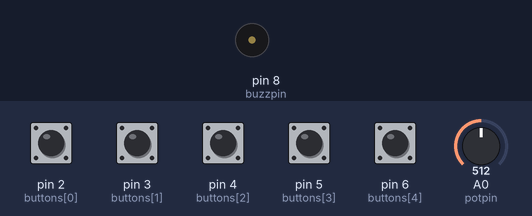
Bench run of a sketch on a simulated Arduino Uno, built with avr-gcc and run on an emulated ATmega328P. Shown: buzzer (waves = sounding). The inputs (shaded band) are chosen by the test bench; at power-on: pin 2 (buttons[0]), pin 3 (buttons[1]), pin 4 (buttons[2]), pin 5 (buttons[3]), pin 6 (buttons[4]) LOW, A0 (potpin) = 512.

Above: at 1.2 s.
1.3 s: pin 2 (buttons[0]) pulled HIGH for 0.15 s
At 1.38 s:
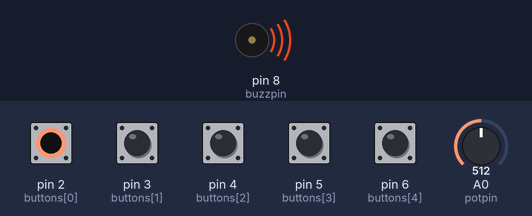
Timing chart, 0 to 4.3 s (numbered marks = the images above; inputs shaded):
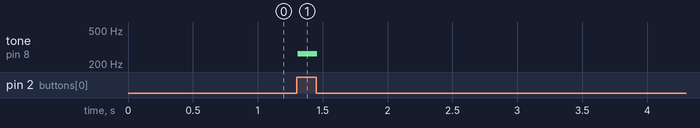

Measured:
- after the input at 1.3 s, tone on pin 8 (buzzpin): silent → 262 Hz at once, → silent 0.15 s later

The sketch:

week10assignment.ino
```cpp
#include "pitches.h"

int potpin = A0;
int buzzpin = 8;
int val;
int pitch = 0;
int buttons[5] = { 2, 3, 4, 5, 6 };
int octaves[3][5] = {
  {NOTE_C5, NOTE_D5, NOTE_E5, NOTE_F5, NOTE_G5} , // 2: High
  {NOTE_C4, NOTE_D4, NOTE_E4, NOTE_F4, NOTE_G4}, // 1: Middle
  {NOTE_C3, NOTE_D3, NOTE_E3, NOTE_F3, NOTE_G3} // 0: Low
};
// int oct_curr = octaves[pitch];

void setup() {
  pinMode(buzzpin, OUTPUT);
  pinMode(2, INPUT);
  pinMode(3, INPUT);
  pinMode(4, INPUT);
  pinMode(5, INPUT);
  pinMode(6, INPUT);
}

void loop() {
  val = analogRead(potpin);
  pitch = map(val, 0, 1023, 0, 3);
  if (pitch == 3) {
    pitch = 2;
  }

  bool pressed = false;

  for (int i = 0; i < 5; i++) {
    int btn = digitalRead(buttons[i]);

    if (btn == HIGH) {
      int sound = octaves[pitch][i];
      tone(buzzpin, sound);
      pressed = true;
      break;
    }
  }

  if (pressed == false) {
    noTone(buzzpin);
  }

  delay(15);
}
```
